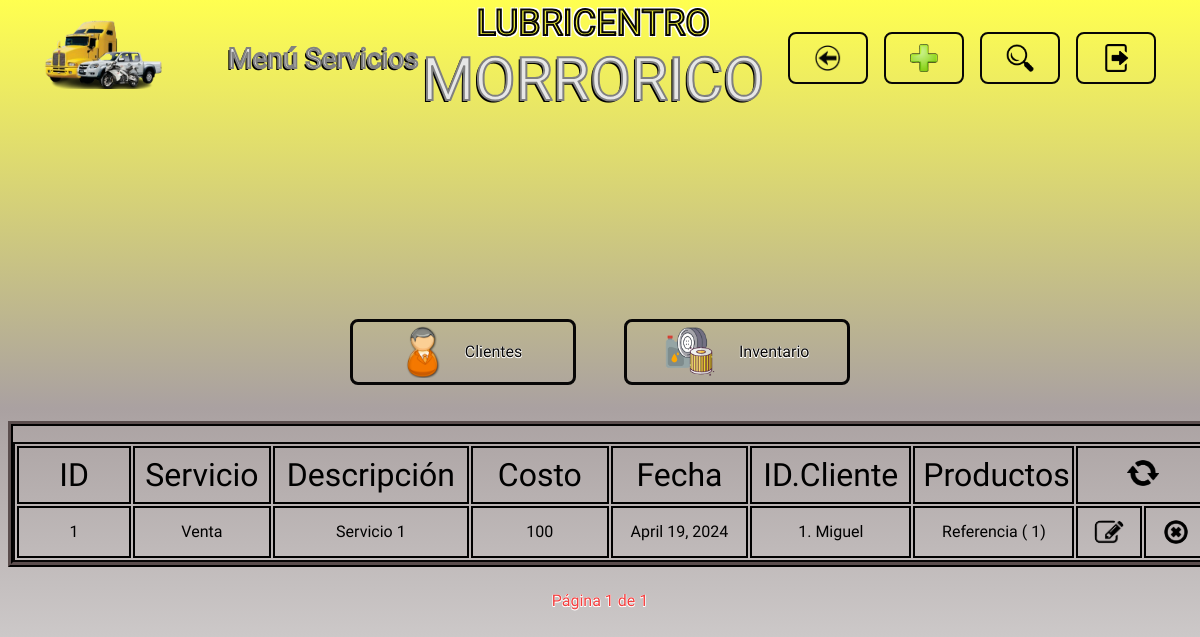
The app's page /servicios/ (signed in) with its own data.
### servicios/models.py (models this page shows)
class Servicio(models.Model):
    nombre_servicio = models.ForeignKey(NombreServicio, on_delete=models.PROTECT)
    descripcion = models.CharField(max_length=200, null=True, blank=True)
    costo_total = models.IntegerField(null=False, blank=False)
    fecha = models.DateField(default=timezone.now)
    cliente = models.ForeignKey(Cliente, on_delete=models.PROTECT)

class NombreServicio(models.Model):
    nombre_servicio = models.CharField(max_length=40, null=False, blank=False)

class Servicio_Productos(models.Model):
    servicio = models.ForeignKey(Servicio, on_delete=models.CASCADE)
    producto = models.ForeignKey(Producto, on_delete=models.PROTECT)
    cantidad = models.IntegerField(default=1)

### clientes/models.py (models this page shows)
class Cliente(models.Model):
    nombre_cliente = models.CharField(max_length=50, null=False, blank=False)
    documento_identidad = models.CharField(max_length=20, null=False, blank=False)
    correo_electronico = models.EmailField(max_length=100, null=True, blank=True)
    telefono = models.CharField(max_length=15, null=True, blank=True)

### inventario/models.py (models this page shows)
class Producto(models.Model):
    marca = models.CharField(max_length=60,null=False, blank=False)
    referencia = models.CharField(max_length=40, null=False, blank=False)
    tipo_producto = models.ForeignKey(TipoProducto, on_delete=models.PROTECT)
    precio = models.IntegerField(null=False, blank=False)
    unidades_disponibles = models.IntegerField(null=False, blank=False)

### servicios/views.py (the view)
# urls.py: path('servicios/', include('servicios.urls')),
@login_required
def servicios(request, servicios=None, registrado=False, eliminado=False, actualizado=False, sin_coincidencias=False, campo=None, buscar=None, error=False, mensaje_error=None, name_url="servicios"):
    if servicios is None:
        servicios = Servicio.objects.all()
    paginator = Paginator(servicios, 20)
    numero_pagina = request.GET.get('pagina')
    try:
        pagina = paginator.page(numero_pagina)
    except PageNotAnInteger:
        pagina = paginator.page(1)
    except EmptyPage:
        pagina = paginator.page(paginator.num_pages)
    nombres_servicios = NombreServicio.objects.all()
    lista_nombres_servicios = list(NombreServicio.objects.values())
    return render(request, 'servicios.html', {
        "registrado": registrado,
        "eliminado": eliminado,
        "actualizado": actualizado,
        "sin_coincidencias": sin_coincidencias,
        "buscar": buscar,
        "campo": campo,
        "pagina": pagina,
        "error": error,
        "mensaje_error": mensaje_error,
        "name_url": name_url,
        'nombres_servicios': nombres_servicios,
        'lista_nombres_servicios': lista_nombres_servicios,
    })

### templates/servicios.html (shortened to what this page needs)
{% extends "layouts/base.html" %}
{% load static %}
{% block nombre_seccion %}
<p class="header__titulo letra_blanca">Menú Servicios</p>
{% endblock nombre_seccion %}
{% block boton_volver %}
<li>
    <a href="{% url "menu_opciones" %}" class="header__boton header__volver">
        <img src="{% static "images/logo_volver.png" %}" alt="volver" class="header__logo_boton">
    </a>
</li>
{% endblock boton_volver %}
{% block boton_registrar %}
<li>
    {% include "layouts/partials/boton_registrar.html" %}
</li>
{% endblock boton_registrar %}
{% block boton_buscar %}
<li>
    {% include "layouts/partials/boton_buscar.html" %}
</li>
{% endblock boton_buscar %}
{% block boton_cerrar_sesion %}
    {% include "layouts/partials/boton_cerrar_sesion.html" %}
{% endblock boton_cerrar_sesion %}
{% block cuerpo_seccion %}
<div class="contenedor tabla_registros">
    <table class="tabla_registros__tabla">
        <tr class="celdas_encabezado">
            <th class="celda tabla_registros__celda_id">ID</th>
            <th class="celda tabla_registros__celda_servicio">Servicio</th>
            <th class="celda tabla_registros__celda_descripcion">Descripción</th>
            <th class="celda tabla_registros__celda_costo_total">Costo</th>
            <th class="celda tabla_registros__celda_fecha">Fecha</th>
            <th class="celda tabla_registros__celda_info_cliente">ID.Cliente</th>
            <th class="celda tabla_registros__celda_productos">Productos</th>
            <th colspan="2" class="celda tabla_registros__celda_recargar"><a href="{% url "servicios" %}"><img src="{% static "images/logo_recargar.png" %}" alt="recargar" class="tabla_registros__recargar"></a></th>
        </tr>
        {% for servicio in pagina.object_list %}
        <tr class="celdas_datos">
            <td class="celda tabla_registros__celda_id">{{ servicio.id }}</td>
            <td class="celda tabla_registros__celda_servicio">{{ servicio.nombre_servicio.nombre_servicio }}</td>
            <td class="celda tabla_registros__celda_descripcion">{{ servicio.descripcion }}</td>
            <td class="celda tabla_registros__celda_costo_total">{{ servicio.costo_total }}</td>
            <td class="celda tabla_registros__celda_fecha">{{ servicio.fecha }}</td>
            <td class="celda tabla_registros__celda_info_cliente">{{ servicio.cliente.id }}. {{ servicio.cliente.nombre_cliente }}</td>
            <td class="celda tabla_registros__celda_productos">
                <div class="tabla_registros__contenedor_lista_productos">
                    <ul class="tabla_registros__lista_productos">
                        {% for registro in servicio.servicio_productos_set.all %}
                        <li>{{ registro.producto.referencia }} ( {{ registro.cantidad }})</li>
                        {% endfor %}
                    </ul>
                </div>
            </td>
            <td class="celda tabla_registros__celda_editar"><a href="#" data-registro-id={{ servicio.id }} data-app-registro="servicios" class="tabla_registros__boton boton_editar"><img src="{% static "images/logo_editar.png" %}" alt="editar" class="tabla_registros__logo_boton tabla_registros__editar"></a></td>
            <td class="celda tabla_registros__celda_eliminar"><a href="#" data-url= {% url "eliminar_servicio" servicio.id %} data-mensaje= "Servicio  {{ servicio.nombre_servicio }} con ID {{ servicio.id }} realizado al cliente {{ servicio.cliente.nombre_cliente }}" class="tabla_registros__boton boton_eliminar"><img src="{% static "images/logo_eliminar.png" %}" alt="eliminar" class="tabla_registros__logo_boton tabla_registros__eliminar"></a></td>
        </tr>
        {% endfor %}
    </table>
</div>
{% endblock cuerpo_seccion %}
{% block paginacion %}
{% include "layouts/partials/paginacion.html" %}
{% endblock paginacion %}

### static/styles.css (style rules this page uses)
:root { --amarillo: rgb(235, 235, 58); --blanco: rgb(231, 231, 231); --rojo: rgb(243, 63, 63); --gris: rgb(150, 150, 150); --negro: rgb(7, 6, 6); --rojo-gris: linear-gradient(to bottom, rgb(245, 26, 26), rgb(243, 63, 63), rgb(170, 161, 161), rgb(231, 231, 231)); --gris-descendiente: linear-gradient(to bottom,rgb(255, 255, 80), rgb(170, 161, 161), rgb(231, 231, 231)); --max-width: 1400px; --header-heigth: 100px; --input-disabled: rgb(231, 231, 231, 0.7); }
* { font-family: "Lilita One", sans-serif; font-weight: 400; font-style: normal; }
body { background: var(--gris-descendiente); background-repeat: no-repeat; min-height: 100vh; background-size: cover; }
.contenedor { max-width: var(--max-width); margin: 0 auto; }
.letra_blanca { color: var(--blanco); -webkit-text-stroke: 2px gray; text-shadow: -2px 2px 0 black; }
.header__boton { display: flex; justify-content: center; align-items: center; height: 32px; font-size: 28px; padding: 8px 24px; border: 2px solid var(--negro); border-radius: 8px; text-decoration: none; }
.header__logo_boton { width: 28px; }
.tabla_registros { display: flex; justify-content: center; overflow-x: auto; overflow-y: auto; border: 5px ridge var(--negro); }
.tabla_registros__tabla { border: 2px solid var(--negro); table-layout: fixed; margin-top: 16px; width: 1200px; }
.celdas_encabezado { font-size: 32px; border: 2px solid var(--negro); }
.tabla_registros__celda_id { width: 8%; min-width: 8%; }
.tabla_registros__celda_editar, .tabla_registros__celda_eliminar, .tabla_registros__celda_asignar { width: 5%; min-width: 5%; }
.tabla_registros__celda_servicio, .tabla_registros__celda_costo_total, .tabla_registros__celda_fecha { width: 10%; min-width: 10%; }
.tabla_registros__celda_info_cliente, .tabla_registros__celda_productos { width: 12%; min-width: 12%; }
.tabla_registros__celda_descripcion { width: 15%; min-width: 15%; }
.celda { white-space: nowrap; overflow-x: auto; padding: 8px; border: 2px solid black; max-height: 52px; }
.celdas_datos { text-align: center; font-size: 16px; }
.tabla_registros__boton { display: inline-block; margin-top: 4px; }
.tabla_registros__logo_boton { display: block; width: 100%; margin: 0; padding: 0; height: 24px; border-radius: 8px; }
.tabla_registros__eliminar { border-radius: 16px; }
.tabla_registros__recargar { width: 32px; border-radius: 50%; }
.tabla_registros__contenedor_lista_productos { overflow-y: auto; max-height: 38px; }
.tabla_registros__lista_productos { list-style: none; padding: 0; margin: 0; }

### records on screen
Servicio: id "1", nombre_servicio.nombre_servicio "Venta", descripcion "Servicio 1", costo_total "100", fecha "April 19, 2024", cliente.id "1", cliente.nombre_cliente "Miguel"
Servicio_Productos: producto.referencia "Referencia", cantidad "1"

### other values on screen
{{ pagina.number }} "1"
{{ pagina.paginator.num_pages }} "1"
